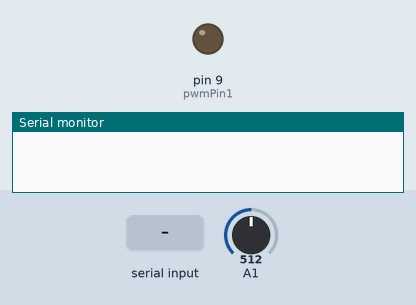
The sketch below on a simulated Arduino Uno, built with avr-gcc and run on an emulated ATmega328P. Parts: output pins drawn as LEDs (lit = HIGH), the last lines printed to the serial monitor. The inputs (shaded band) are chosen by the test bench; at power-on: A1 = 512.

Above: at 1.2 s.
1.3 s: "90,45\n" received over Serial
At 2.7 s:
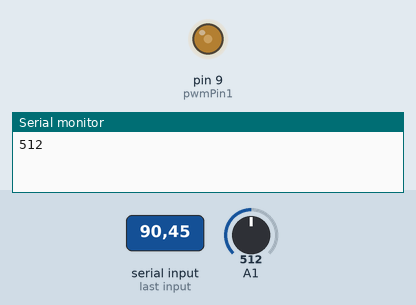
6.5 s: "30,150\n" received over Serial
At 9.5 s:
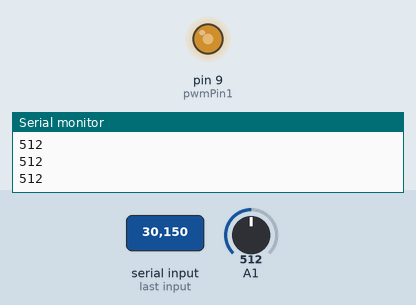
11.7 s: "200\n" received over Serial
At 14.0 s:
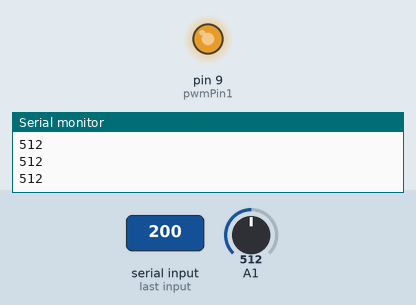
16.9 s: "90\n" received over Serial
At 18.3 s:
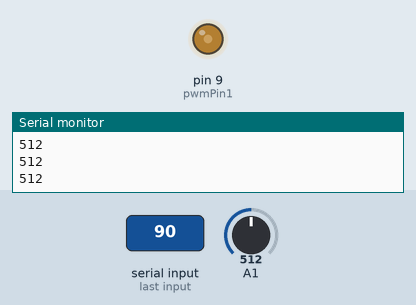
Timing chart, 0 to 21.5 s (numbered marks = the images above; inputs shaded):
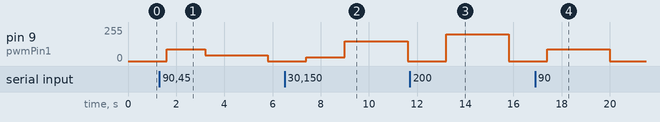

Measured:
- after the input at 1.3 s, pin 9 (pwmPin1): 0/255 → 90/255 after 0.30 s, → 45/255 1.6 s later, → 0/255 2.6 s later
- after the input at 6.5 s, pin 9 (pwmPin1): 0/255 → 30/255 after 0.90 s, → 150/255 1.6 s later, → 0/255 2.6 s later
- after the input at 11.7 s, pin 9 (pwmPin1): 0/255 → 200/255 after 1.5 s, → 0/255 2.6 s later
- after the input at 16.9 s, pin 9 (pwmPin1): 0/255 → 90/255 after 0.50 s, → 0/255 2.6 s later

The sketch:

Arduino_PyCharm.ino
```cpp
#include <Arduino.h>

const int pwmPin1 = 9;  // PWM pin 1
int dutyCycle1 = 0;     // Duty cycle for PWM pin 1

void setup() {
  pinMode(pwmPin1, OUTPUT);
  analogWrite(pwmPin1, dutyCycle1);

  Serial.begin(9600);
}

void loop() {
  if (Serial.available() > 0) {
    dutyCycle1 = Serial.parseInt(); // Read duty cycle value from Python
    analogWrite(pwmPin1, dutyCycle1);
  }
  delay(100);

  // Read analog values from analog pin
  int analogValue1 = analogRead(A1);
  delay(1500);

  // Send analog value to Python
  Serial.println(analogValue1);
}
```
